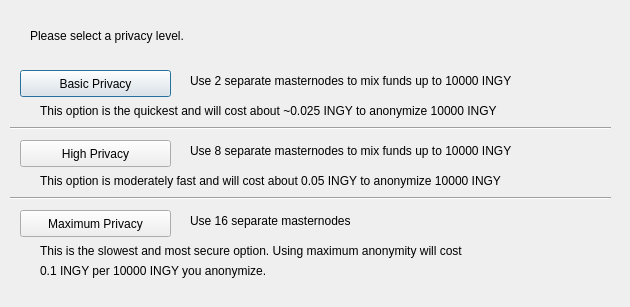
<?xml version="1.0" encoding="UTF-8"?>
<ui version="4.0">
 <class>ObfuscationConfig</class>
 <widget class="QDialog" name="ObfuscationConfig">
  <property name="geometry">
   <rect>
    <x>0</x>
    <y>0</y>
    <width>630</width>
    <height>307</height>
   </rect>
  </property>
  <property name="windowTitle">
   <string>Configure Obfuscation</string>
  </property>
  <widget class="QPushButton" name="buttonBasic">
   <property name="geometry">
    <rect>
     <x>20</x>
     <y>70</y>
     <width>151</width>
     <height>27</height>
    </rect>
   </property>
   <property name="text">
    <string>Basic Privacy</string>
   </property>
  </widget>
  <widget class="QPushButton" name="buttonHigh">
   <property name="geometry">
    <rect>
     <x>20</x>
     <y>140</y>
     <width>151</width>
     <height>27</height>
    </rect>
   </property>
   <property name="text">
    <string>High Privacy</string>
   </property>
  </widget>
  <widget class="QPushButton" name="buttonMax">
   <property name="geometry">
    <rect>
     <x>20</x>
     <y>210</y>
     <width>151</width>
     <height>27</height>
    </rect>
   </property>
   <property name="text">
    <string>Maximum Privacy</string>
   </property>
  </widget>
  <widget class="QLabel" name="label">
   <property name="geometry">
    <rect>
     <x>30</x>
     <y>20</y>
     <width>571</width>
     <height>31</height>
    </rect>
   </property>
   <property name="text">
    <string>Please select a privacy level.</string>
   </property>
  </widget>
  <widget class="QLabel" name="label_2">
   <property name="geometry">
    <rect>
     <x>190</x>
     <y>70</y>
     <width>421</width>
     <height>21</height>
    </rect>
   </property>
   <property name="text">
    <string>Use 2 separate masternodes to mix funds up to 10000 INGY</string>
   </property>
  </widget>
  <widget class="QLabel" name="label_3">
   <property name="geometry">
    <rect>
     <x>190</x>
     <y>140</y>
     <width>411</width>
     <height>21</height>
    </rect>
   </property>
   <property name="text">
    <string>Use 8 separate masternodes to mix funds up to 10000 INGY</string>
   </property>
  </widget>
  <widget class="QLabel" name="label_4">
   <property name="geometry">
    <rect>
     <x>190</x>
     <y>210</y>
     <width>421</width>
     <height>21</height>
    </rect>
   </property>
   <property name="text">
    <string>Use 16 separate masternodes</string>
   </property>
  </widget>
  <widget class="QLabel" name="label_6">
   <property name="geometry">
    <rect>
     <x>40</x>
     <y>100</y>
     <width>561</width>
     <height>21</height>
    </rect>
   </property>
   <property name="text">
    <string>This option is the quickest and will cost about ~0.025 INGY to anonymize 10000 INGY</string>
   </property>
  </widget>
  <widget class="QLabel" name="label_7">
   <property name="geometry">
    <rect>
     <x>40</x>
     <y>170</y>
     <width>561</width>
     <height>21</height>
    </rect>
   </property>
   <property name="text">
    <string>This option is moderately fast and will cost about 0.05 INGY to anonymize 10000 INGY</string>
   </property>
  </widget>
  <widget class="QLabel" name="label_8">
   <property name="geometry">
    <rect>
     <x>40</x>
     <y>240</y>
     <width>561</width>
     <height>21</height>
    </rect>
   </property>
   <property name="text">
    <string>This is the slowest and most secure option. Using maximum anonymity will cost</string>
   </property>
  </widget>
  <widget class="QLabel" name="label_9">
   <property name="geometry">
    <rect>
     <x>40</x>
     <y>260</y>
     <width>561</width>
     <height>21</height>
    </rect>
   </property>
   <property name="text">
    <string>0.1 INGY per 10000 INGY you anonymize.</string>
   </property>
  </widget>
  <widget class="Line" name="line">
   <property name="geometry">
    <rect>
     <x>10</x>
     <y>120</y>
     <width>601</width>
     <height>16</height>
    </rect>
   </property>
   <property name="orientation">
    <enum>Qt::Horizontal</enum>
   </property>
  </widget>
  <widget class="Line" name="line_2">
   <property name="geometry">
    <rect>
     <x>10</x>
     <y>190</y>
     <width>601</width>
     <height>16</height>
    </rect>
   </property>
   <property name="orientation">
    <enum>Qt::Horizontal</enum>
   </property>
  </widget>
 </widget>
 <resources/>
 <connections/>
</ui>
